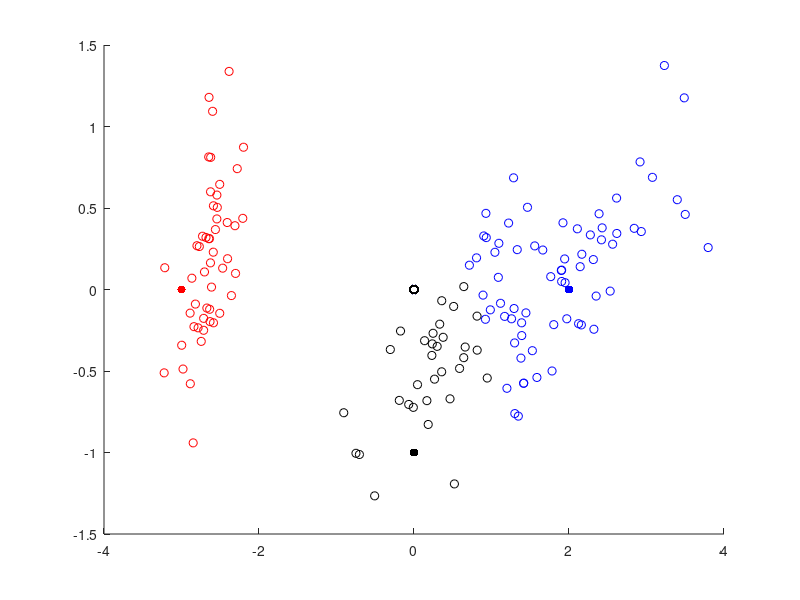

MATLAB code for this plot:
clear all
load fisheriris.mat
GlobalMean = mean(meas);
[r,c] = size(meas);


for i=1:c
NormalizedData(:,i) = meas(:,i) - GlobalMean(:,i);
end
CovarianceMatrix = cov(NormalizedData);
[EigenVector, EigenValue] = eig(CovarianceMatrix);
EigenValue = diag(EigenValue);
[EigenValueSorted, index] = sort(EigenValue,'descend');

for i=1:c
PrincipleComponents(:,i)=EigenVector(:,index(i,1));
end

for i=1:2
    ProjectedData(:,i)= NormalizedData*PrincipleComponents(:,i);
end

%scatter(ProjectedData(:,1),ProjectedData(:,2));
%hold on;
Data = ProjectedData;
%a=randi([1 150],1,1);
 %y1=randi([1 2],1,1);
 x1 =Data(6,1);
 y1 =Data(6,2);
 c1 = [x1 y1];
 
% b=randi([1 150],1,1);
 %y2=randi([1 2],1,1);
 x2=Data(66,1);
 y2=Data(66,2);
 c2 = [x2 y2];
 
 %c=randi([1 150],1,1);
 %y2=randi([1 2],1,1);
 x3=Data(58,1);
 y3=Data(58,2);
 c3 = [x3 y3];
 
 
 while 1
      MemberMatrix =zeros(150 ,3);
      c1_members = 0;
      c2_members = 0;
      c3_members = 0;
      
      sumOfx1_c1=0;
      sumOfy1_c1=0;
      
      sumOfx1_c2=0;
      sumOfy1_c2=0;
      
      sumOfx1_c3=0;
      sumOfy1_c3=0;
      
     for i=1:r
     distanceFrom_c1 = ((c1(1,1)-Data(i,1))^2 + (c1(1,2)-Data(i,2))^2)^0.5;
     distanceFrom_c2 = ((c2(1,1)-Data(i,1))^2 + (c2(1,2)-Data(i,2))^2)^0.5;
     distanceFrom_c3 = ((c3(1,1)-Data(i,1))^2 + (c3(1,2)-Data(i,2))^2)^0.5;
        if (distanceFrom_c1 < distanceFrom_c2 && distanceFrom_c1 < distanceFrom_c3)
            MemberMatrix(i,1)=1;
            %MemberMatrix(i,2)=0;
            c1_members = c1_members+1;
        elseif (distanceFrom_c2 < distanceFrom_c1 && distanceFrom_c2 < distanceFrom_c3)
            MemberMatrix(i,2)=1;
            %MemberMatrix(i,1)=0;
            c2_members = c2_members+1;
        else
            MemberMatrix(i,3)=1;
            c3_members = c3_members+1;
        end
     end
     prev_c1 = round(c1);
     prev_c2 = round(c2);
     prev_c3 = round(c3);
     for i=1:r
         if(MemberMatrix(i,1)==1)
             sumOfx1_c1 = sumOfx1_c1+Data(i,1);
             sumOfy1_c1 = sumOfy1_c1+Data(i,2);
         elseif(MemberMatrix(i,2)==1)
             sumOfx1_c2 = sumOfx1_c2+Data(i,1);
             sumOfy1_c2 = sumOfy1_c2+Data(i,2);
         else
             sumOfx1_c3 = sumOfx1_c3+Data(i,1);
             sumOfy1_c3 = sumOfy1_c3+Data(i,2);
         end
     end
     
     c1 = [sumOfx1_c1/c1_members, sumOfy1_c1/c1_members];
     c2 = [sumOfx1_c2/c2_members, sumOfy1_c2/c2_members];
     c3 = [sumOfx1_c3/c3_members, sumOfy1_c3/c3_members];
     
     c1=round(c1);
     c2=round(c2);
     c3=round(c3);
    % if c1==prev_c1 && c2==prev_c2
     %    break;
     %end
     if(isequal(c1,prev_c1) && isequal(c2,prev_c2) && isequal(c3,prev_c3))
         break
     end
 end
 
 for i=1:r
    if(MemberMatrix(i,1)==1)
        c1_class(i,:)=Data(i,:);
    elseif (MemberMatrix(i,2)==1)
        c2_class(i,:)=Data(i,:);
    else
        c3_class(i,:)=Data(i,:);
    end
 end
 
 hold on;       
 scatter(c1_class(:,1), c1_class(:,2), 'r');
 scatter(c1(1,1), c1(1,2), 'r','filled');
 
 scatter(c2_class(:,1), c2_class(:,2), 'b');
 scatter(c2(1,1), c2(1,2), 'b','filled');
 
 scatter(c3_class(:,1), c3_class(:,2), 'k');
 scatter(c3(1,1), c3(1,2), 'k','filled');
